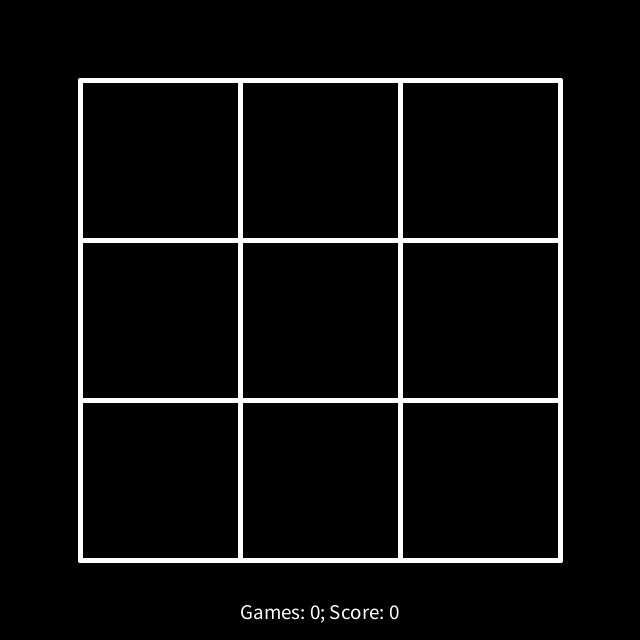
Frame 1 (no input)
Frame 60 (the mouse pressed at the canvas centre just before this capture): identical to frame 1, image omitted
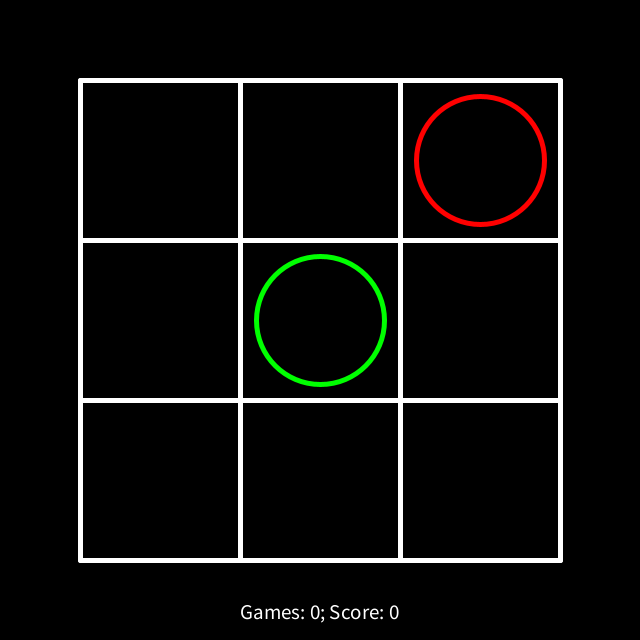
Frame 120 (the mouse held since frame 60 and released just before this capture)

The Processing sketch that drew these frames (run headless with seeded random() and noise(); from frame 60 on, the mouse is pressed at the canvas centre):

// Processing sketch: processing_145915
// ── processing_145915.pde

// *** sk V0001h

boolean cpEn; 
boolean eog = false; 
float games = -1; 
float score = 0; 
int[][] pg = new int[3][3]; 
String sk = "TR_tunder"; 
void setup() {
  size(640, 640); 
  frameRate(10); 
  smooth(); 
  for (int i = 0; i < 3; i++) {
    for (int j = 0; j < 3; j++) pg[i][j] = 0;
  }
  cpEn = false;
  games++; 
  // println("Games: ", int(games), "; Score: ", int(score)); 
  if (games < 100 && score > 20) { 
    eog = true; 
    // println(sk);
  }
}

void draw() {
  // *** Draw playground
  background(0); 
  stroke(255); 
  strokeWeight(5);
  line(width/8, height/8, width*3/4+width/8, height/8); 
  line(width/8, height/4+height/8, width*3/4+width/8, height/4+height/8); 
  line(width/8, height/2+height/8, width*3/4+width/8, height/2+height/8);
  line(width/8, height*3/4+height/8, width*3/4+width/8, height*3/4+height/8);
  line(width/8, height/8, width/8, height*3/4+height/8);
  line(width/4+width/8, height/8, width/4+width/8, height*3/4+height/8);
  line(width/2+width/8, height/8, width/2+width/8, height*3/4+height/8);
  line(width*3/4+width/8, height/8, width*3/4+width/8, height*3/4+height/8);

  // *** Draw score
  fill(255); 
  textAlign(CENTER);
  textSize(height/30); 
  text("Games: " + int(games) + "; Score: " + int(score), width/2, height-height/30);
  if (eog) { 
    fill(255, 255, 0); 
    textSize(height/5); 
    text(sk, width/2, height/2);
  }

  // *** Draw greens and reds
  stroke(0, 255, 0); 
  strokeWeight(5);
  noFill(); 
  if (pg[0][0] == 1) ellipse(width/4, height/4, width/5, height/5); 
  if (pg[1][0] == 1) ellipse(width/4, height/2, width/5, height/5); 
  if (pg[2][0] == 1) ellipse(width/4, height*3/4, width/5, height/5); 
  if (pg[0][1] == 1) ellipse(width/2, height/4, width/5, height/5); 
  if (pg[1][1] == 1) ellipse(width/2, height/2, width/5, height/5); 
  if (pg[2][1] == 1) ellipse(width/2, height*3/4, width/5, height/5);
  if (pg[0][2] == 1) ellipse(width*3/4, height/4, width/5, height/5); 
  if (pg[1][2] == 1) ellipse(width*3/4, height/2, width/5, height/5); 
  if (pg[2][2] == 1) ellipse(width*3/4, height*3/4, width/5, height/5);
  stroke(255, 0, 0); 
  strokeWeight(5);
  noFill(); 
  if (pg[0][0] == 2) ellipse(width/4, height/4, width/5, height/5); 
  if (pg[1][0] == 2) ellipse(width/4, height/2, width/5, height/5); 
  if (pg[2][0] == 2) ellipse(width/4, height*3/4, width/5, height/5); 
  if (pg[0][1] == 2) ellipse(width/2, height/4, width/5, height/5); 
  if (pg[1][1] == 2) ellipse(width/2, height/2, width/5, height/5); 
  if (pg[2][1] == 2) ellipse(width/2, height*3/4, width/5, height/5);
  if (pg[0][2] == 2) ellipse(width*3/4, height/4, width/5, height/5); 
  if (pg[1][2] == 2) ellipse(width*3/4, height/2, width/5, height/5); 
  if (pg[2][2] == 2) ellipse(width*3/4, height*3/4, width/5, height/5);

  // *** End of game
  // Who wins
  if ( 
  (pg[0][0] == 1 &&
    pg[1][0] == 1 &&
    pg[2][0] == 1) ||
    (pg[0][1] == 1 &&
    pg[1][1] == 1 &&
    pg[2][1] == 1) ||
    (pg[0][2] == 1 &&
    pg[1][2] == 1 &&
    pg[2][2] == 1) ||

    (pg[0][0] == 1 &&
    pg[0][1] == 1 &&
    pg[0][2] == 1) ||
    (pg[1][0] == 1 &&
    pg[1][1] == 1 &&
    pg[1][2] == 1) ||
    (pg[2][0] == 1 &&
    pg[2][1] == 1 &&
    pg[2][2] == 1) ||

    (pg[0][0] == 1 &&
    pg[1][1] == 1 &&
    pg[2][2] == 1) ||
    (pg[0][2] == 1 &&
    pg[1][1] == 1 &&
    pg[2][0] == 1)
    )
  {
    score++; 
    setup();
  } 
  else if ( 
  (pg[0][0] == 2 &&
    pg[1][0] == 2 &&
    pg[2][0] == 2) ||
    (pg[0][1] == 2 &&
    pg[1][1] == 2 &&
    pg[2][1] == 2) ||
    (pg[0][2] == 2 &&
    pg[1][2] == 2 &&
    pg[2][2] == 2) ||

    (pg[0][0] == 2 &&
    pg[0][1] == 2 &&
    pg[0][2] == 2) ||
    (pg[1][0] == 2 &&
    pg[1][1] == 2 &&
    pg[1][2] == 2) ||
    (pg[2][0] == 2 &&
    pg[2][1] == 2 &&
    pg[2][2] == 2) ||

    (pg[0][0] == 2 &&
    pg[1][1] == 2 &&
    pg[2][2] == 2) ||
    (pg[0][2] == 2 &&
    pg[1][1] == 2 &&
    pg[2][0] == 2)
    )
  {
    score--; 
    setup();
  }
  if (
  pg[0][0] != 0 &&
    pg[1][0] != 0 &&
    pg[2][0] != 0 &&

    pg[0][1] != 0 &&
    pg[1][1] != 0 &&
    pg[2][1] != 0 &&

    pg[0][2] != 0 &&
    pg[1][2] != 0 &&
    pg[2][2] != 0)
  {
    setup();
  }

  // *** 
  if (cpEn) {
    if (
    pg[0][0] == 0 &&
      pg[1][0] == 0 &&
      pg[2][0] == 0 &&

      pg[0][1] == 0 &&
      pg[1][1] == 0 &&
      pg[2][1] == 0 &&

      pg[0][2] == 0 &&
      pg[1][2] == 0 &&
      pg[2][2] == 0)
    {
      //
    }

    // BD-Corners
    else if (
    pg[0][0] == 1 &&
      pg[1][0] == 0 &&
      pg[2][0] == 0 &&

      pg[0][1] == 0 &&
      pg[1][1] == 0 &&
      pg[2][1] == 0 &&

      pg[0][2] == 0 &&
      pg[1][2] == 0 &&
      pg[2][2] == 0)
    {
      pg[1][1] = 2;
      cpEn = false;
    }
    else if (
    pg[0][0] == 0 &&
      pg[1][0] == 0 &&
      pg[2][0] == 1 &&

      pg[0][1] == 0 &&
      pg[1][1] == 0 &&
      pg[2][1] == 0 &&

      pg[0][2] == 0 &&
      pg[1][2] == 0 &&
      pg[2][2] == 0) 
    {
      pg[1][1] = 2;
      cpEn = false;
    }
    else if (
    pg[0][0] == 0 &&
      pg[1][0] == 0 &&
      pg[2][0] == 0 &&

      pg[0][1] == 0 &&
      pg[1][1] == 0 &&
      pg[2][1] == 0 &&

      pg[0][2] == 1 &&
      pg[1][2] == 0 &&
      pg[2][2] == 0)   
    {
      pg[1][1] = 2;
      cpEn = false;
    }
    else if (
    pg[0][0] == 0 &&
      pg[1][0] == 0 &&
      pg[2][0] == 0 &&

      pg[0][1] == 0 &&
      pg[1][1] == 0 &&
      pg[2][1] == 0 &&

      pg[0][2] == 0 &&
      pg[1][2] == 0 &&
      pg[2][2] == 1)   
    {
      pg[1][1] = 2;
      cpEn = false;
    }

    // B-NonCorner
    else if (
    pg[0][0] == 0 &&
      pg[1][0] == 1 &&
      pg[2][0] == 0 &&

      pg[0][1] == 0 &&
      pg[1][1] == 0 &&
      pg[2][1] == 0 &&

      pg[0][2] == 0 &&
      pg[1][2] == 0 &&
      pg[2][2] == 0)   
    {
      pg[1][1] = 2;
      cpEn = false;
    }
    else if (
    pg[0][0] == 0 &&
      pg[1][0] == 0 &&
      pg[2][0] == 0 &&

      pg[0][1] == 1 &&
      pg[1][1] == 0 &&
      pg[2][1] == 0 &&

      pg[0][2] == 0 &&
      pg[1][2] == 0 &&
      pg[2][2] == 0)   
    {
      pg[1][1] = 2;
      cpEn = false;
    }
    else if (
    pg[0][0] == 0 &&
      pg[1][0] == 0 &&
      pg[2][0] == 0 &&

      pg[0][1] == 0 &&
      pg[1][1] == 1 &&
      pg[2][1] == 0 &&

      pg[0][2] == 0 &&
      pg[1][2] == 0 &&
      pg[2][2] == 0)   
    {
      float r = random(1); 
      if (r < 0.25) pg[0][0] = 2;
      else if (r < 0.5) pg[2][0] = 2;
      else if (r < 0.75) pg[0][2] = 2;
      else pg[2][2] = 2;
      cpEn = false;
    }
    else if (
    pg[0][0] == 0 &&
      pg[1][0] == 0 &&
      pg[2][0] == 0 &&

      pg[0][1] == 0 &&
      pg[1][1] == 0 &&
      pg[2][1] == 1 &&

      pg[0][2] == 0 &&
      pg[1][2] == 0 &&
      pg[2][2] == 0)   
    {
      pg[1][1] = 2;
      cpEn = false;
    }
    else if (
    pg[0][0] == 0 &&
      pg[1][0] == 0 &&
      pg[2][0] == 0 &&

      pg[0][1] == 0 &&
      pg[1][1] == 0 &&
      pg[2][1] == 0 &&

      pg[0][2] == 0 &&
      pg[1][2] == 1 &&
      pg[2][2] == 0)   
    {
      pg[1][1] = 2;
      cpEn = false;
    }

    // D-StopThe3rd
    else if (
    pg[0][0] == 1 &&
      pg[1][0] == 1 &&
      pg[2][0] == 0)
    {
      pg[2][0] = 2;
      cpEn = false;
    }
    else if (
    pg[0][0] == 1 &&
      pg[1][0] == 0 &&
      pg[2][0] == 1)
    {
      pg[1][0] = 2;
      cpEn = false;
    }
    else if (
    pg[0][0] == 0 &&
      pg[1][0] == 1 &&
      pg[2][0] == 1)
    {
      pg[0][0] = 2;
      cpEn = false;
    }
    else if (
    pg[0][1] == 1 &&
      pg[1][1] == 1 &&
      pg[2][1] == 0)
    {
      pg[2][1] = 2;
      cpEn = false;
    }
    else if (
    pg[0][1] == 1 &&
      pg[1][1] == 0 &&
      pg[2][1] == 1)
    {
      pg[1][1] = 2;
      cpEn = false;
    }
    else if (
    pg[0][1] == 0 &&
      pg[1][1] == 1 &&
      pg[2][1] == 1)
    {
      pg[0][1] = 2;
      cpEn = false;
    }
    else if (
    pg[0][2] == 1 &&
      pg[1][2] == 1 &&
      pg[2][2] == 0)
    {
      pg[2][2] = 2;
      cpEn = false;
    }
    else if (
    pg[0][2] == 1 &&
      pg[1][2] == 0 &&
      pg[2][2] == 1)
    {
      pg[1][2] = 2;
      cpEn = false;
    }
    else if (
    pg[0][2] == 0 &&
      pg[1][2] == 1 &&
      pg[2][2] == 1)
    {
      pg[0][2] = 2;
      cpEn = false;
    }

    else if (
    pg[0][0] == 1 &&
      pg[0][1] == 1 &&
      pg[0][2] == 0)
    {
      pg[0][2] = 2;
      cpEn = false;
    }
    else if (
    pg[0][0] == 1 &&
      pg[0][1] == 0 &&
      pg[0][2] == 1)
    {
      pg[0][1] = 2;
      cpEn = false;
    }
    else if (
    pg[0][0] == 0 &&
      pg[0][1] == 1 &&
      pg[0][2] == 1)
    {
      pg[0][0] = 2;
      cpEn = false;
    }
    else if (
    pg[1][0] == 1 &&
      pg[1][1] == 1 &&
      pg[1][2] == 0)
    {
      pg[1][2] = 2;
      cpEn = false;
    }
    else if (
    pg[1][0] == 1 &&
      pg[1][1] == 0 &&
      pg[1][2] == 1)
    {
      pg[1][1] = 2;
      cpEn = false;
    }
    else if (
    pg[1][0] == 0 &&
      pg[1][1] == 1 &&
      pg[1][2] == 1)
    {
      pg[1][0] = 2;
      cpEn = false;
    }
    else if (
    pg[2][0] == 1 &&
      pg[2][1] == 1 &&
      pg[2][2] == 0)
    {
      pg[2][2] = 2;
      cpEn = false;
    }
    else if (
    pg[2][0] == 1 &&
      pg[2][1] == 0 &&
      pg[2][2] == 1)
    {
      pg[2][1] = 2;
      cpEn = false;
    }
    else if (
    pg[2][0] == 0 &&
      pg[2][1] == 1 &&
      pg[2][2] == 1)
    {
      pg[2][0] = 2;
      cpEn = false;
    }
    else if (
    pg[0][0] == 1 &&
      pg[1][1] == 1 &&
      pg[2][2] == 0)
    {
      pg[2][2] = 2;
      cpEn = false;
    }
    else if (
    pg[0][0] == 1 &&
      pg[1][1] == 0 &&
      pg[2][2] == 1)
    {
      pg[1][1] = 2;
      cpEn = false;
    }
    else if (
    pg[0][0] == 0 &&
      pg[1][1] == 1 &&
      pg[2][2] == 1)
    {
      pg[0][0] = 2;
      cpEn = false;
    }
    else if (
    pg[0][2] == 1 &&
      pg[1][1] == 1 &&
      pg[2][0] == 0)
    {
      pg[2][0] = 2;
      cpEn = false;
    }
    else if (
    pg[0][2] == 1 &&
      pg[1][1] == 0 &&
      pg[2][0] == 1)
    {
      pg[1][1] = 2;
      cpEn = false;
    }
    else if (
    pg[0][2] == 0 &&
      pg[1][1] == 1 &&
      pg[2][0] == 1)
    {
      pg[0][2] = 2;
      cpEn = false;
    }

    // D-2Corners-1Center
    else if (
    pg[0][0] == 1 &&
      pg[1][0] == 0 &&
      pg[2][0] == 0 &&

      pg[0][1] == 0 &&
      pg[1][1] == 2 &&
      pg[2][1] == 0 &&

      pg[0][2] == 0 &&
      pg[1][2] == 0 &&
      pg[2][2] == 1)
    {
      float r = random(1); 
      if (r < 0.25) pg[0][1] = 2;
      else if (r < 0.5) pg[1][0] = 2;
      else if (r < 0.75) pg[1][2] = 2;
      else pg[2][1] = 2;
      cpEn = false;
    }
    else if (
    pg[0][0] == 0 &&
      pg[1][0] == 0 &&
      pg[2][0] == 1 &&

      pg[0][1] == 0 &&
      pg[1][1] == 2 &&
      pg[2][1] == 0 &&

      pg[0][2] == 1 &&
      pg[1][2] == 0 &&
      pg[2][2] == 0)
    {
      float r = random(1); 
      if (r < 0.25) pg[0][1] = 2;
      else if (r < 0.5) pg[1][0] = 2;
      else if (r < 0.75) pg[1][2] = 2;
      else pg[2][1] = 2;
      cpEn = false;
    }

    // Whatever
    else {
      float r = random(0.9); 
      if (r < 0.1 &&  pg[0][0] == 0) {
        pg[0][0] = 2;
        cpEn = false;
      }
      else if (r < 0.2 && pg[1][0] == 0) {
        pg[1][0] = 2;
        cpEn = false;
      }
      else if (r < 0.3 && pg[2][0] == 0) {
        pg[2][0] = 2;
        cpEn = false;
      }
      else if (r < 0.4 && pg[0][1] == 0) {
        pg[0][1] = 2;
        cpEn = false;
      }
      else if (r < 0.5 && pg[1][1] == 0) {
        pg[1][1] = 2;
        cpEn = false;
      }
      else if (r < 0.6 && pg[2][1] == 0) {
        pg[2][1] = 2;
        cpEn = false;
      }
      else if (r < 0.7 && pg[0][2] == 0) {
        pg[0][2] = 2;
        cpEn = false;
      }
      else if (r < 0.8 && pg[1][2] == 0) {
        pg[1][2] = 2;
        cpEn = false;
      }
      else if (r < 0.9 && pg[2][2] == 0) {
        pg[2][2] = 2;
        cpEn = false;
      }
    }
  }
}

void mousePressed() {
  if (!eog) {
    if (mouseX > width/8 && mouseX < width/4+width/8 && mouseY > height/8 && mouseY < height/4+height/8 && pg[0][0] == 0) {
      pg[0][0] = 1;
      cpEn = true;
    }
    else if (mouseX > width/8 && mouseX < width/4+width/8 && mouseY > height/4+height/8 && mouseY < height/2+height/8 && pg[1][0] == 0) {
      pg[1][0] = 1;
      cpEn = true;
    }
    else if (mouseX > width/8 && mouseX < width/4+width/8 && mouseY > height/2+height/8 && mouseY < height*3/4+height/8 && pg[2][0] == 0) {
      pg[2][0] = 1;
      cpEn = true;
    }
    else if (mouseX > width/4+width/8 && mouseX < width/2+width/8 && mouseY > height/8 && mouseY < height/4+height/8 && pg[0][1] == 0) {
      pg[0][1] = 1;
      cpEn = true;
    }
    else if (mouseX > width/4+width/8 && mouseX < width/2+width/8 && mouseY > height/4+height/8 && mouseY < height/2+height/8 && pg[1][1] == 0) {
      pg[1][1] = 1;
      cpEn = true;
    }
    else if (mouseX > width/4+width/8 && mouseX < width/2+width/8 && mouseY > height/2+height/8 && mouseY < height*3/4+height/8 && pg[2][1] == 0) {
      pg[2][1] = 1;
      cpEn = true;
    }
    else if (mouseX > width/2+width/8 && mouseX < width*3/4+width/8 && mouseY > height/8 && mouseY < height/4+height/8 && pg[0][2] == 0) {
      pg[0][2] = 1;
      cpEn = true;
    }
    else if (mouseX > width/2+width/8 && mouseX < width*3/4+width/8 && mouseY > height/4+height/8 && mouseY < height/2+height/8 && pg[1][2] == 0) {
      pg[1][2] = 1;
      cpEn = true;
    }

    else if (mouseX > width/2+width/8 && mouseX < width*3/4+width/8 && mouseY > height/2+height/8 && mouseY < height*3/4+height/8 && pg[2][2] == 0) {
      pg[2][2] = 1;  
      cpEn = true;
    }
  }
}
